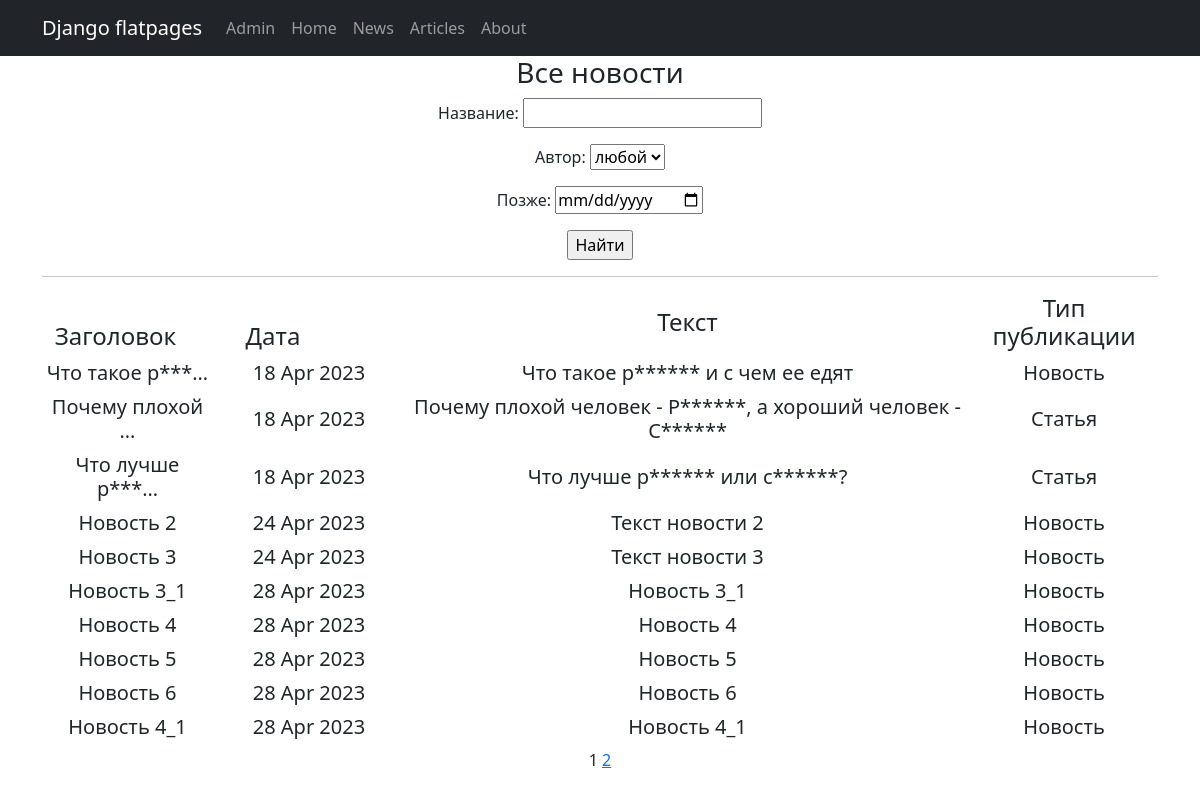
The page / on the database its author committed.
### news/models.py (models this page shows, shortened)
class Post(models.Model):
    author = models.ForeignKey(Author, on_delete=models.CASCADE)
    news_or_article = models.BooleanField(default=True)  # True - Новость, False - Статья
    datetime = models.DateTimeField(auto_now_add=True)
    category = models.ManyToManyField(Category, through='PostCategory')
    heading = models.CharField(max_length=255)
    text = models.TextField()
    rating = models.IntegerField(default=0)

### news/views.py (the view)
# urls.py: path('', PostsList.as_view(), name='post_list'),
class PostsList(ListView):
    model = Post
    ordering = 'datetime'
    template_name = 'posts.html'
    context_object_name = 'posts'
    paginate_by = 10
    def get_queryset(self):
        queryset = super().get_queryset()
        self.filterset = PostFilter(self.request.GET, queryset)
        return self.filterset.qs
    def get_context_data(self, **kwargs):
        context = super().get_context_data(**kwargs)
        context['time_now'] = datetime.utcnow()
        context['article'] = 'Статья'
        context['new'] = 'Новость'
        context['filterset'] = self.filterset
        if self.request.path == '/articles/':
            context['news_articles'] = False
        elif self.request.path == '/news/':
            context['news_articles'] = True
        else:
            context['news_articles'] = None
        return context

### news/models.py (called while the page is built)
    def __str__(self):
        return f'{self.user.username.title()}'

### news/templatetags/custom_filters.py (called while the page is built)
@register.filter()
def censor(value):
    if not (isinstance(value, str)):
        return f"{value} is not str"
    words = ''
    for word in value.split():
        slovo = word.lower() if word.lower()[-1].isalpha() else word.lower()[:-1]
        if slovo in CENSOR_SYMBOLS:
            znak = '' if word.lower()[-1].isalpha() else word[-1]
            words += word[:1] + CENSOR_SYMBOLS[slovo] + znak + ' '
        else:
            words += word + ' '
    return words[:-1]

### news/templatetags/custom_tags.py (called while the page is built)
@register.simple_tag(takes_context=True)
def url_replace(context, **kwargs):
   d = context['request'].GET.copy()
   for k, v in kwargs.items():
       d[k] = v
   return d.urlencode()

### templates/posts.html (shortened to what this page needs)
{% extends 'flatpages/default.html' %}
{% load custom_filters %}
{% load custom_tags %}
{% block content %}
   {% if news_articles == False %}
       <h3>Статьи</h3>
   {% elif news_articles == True %}
       <h3>Новости</h3>
   {% else %}
       <h3>Все новости</h3>
   {% endif %}
   <form action="" method="get">
       {{ filterset.form.as_p }}
       <input type="submit" value="Найти" />
   </form>
   <hr>
   {% if posts %}
       <table>
           <tr>
               <td><h4>&emsp;Заголовок&emsp;</h4></td>
               <td><h4>&emsp;&emsp;&emsp;Дата&emsp;&emsp;&emsp;</h4></td>
               <td><h4>Текст</h4></td>
               <td><h4>Тип публикации</h4></td>
           </tr>
           {% for post in posts %}
           <tr>
               {% if news_articles == True %}
                   {% if post.news_or_article %}
                       <td><h5>{{ post.heading|censor|truncatechars:15 }}</h5></td>
                       <td><h5>{{ post.datetime|date:'d M Y' }}</h5></td>
                       <td><h5>{{ post.text|censor|truncatewords:20 }}</h5></td>
                       <td><h5>{{ new }}</h5></td>
                   {% endif %}
               {% else %}
                   <td><h5>{{ post.heading|censor|truncatechars:15 }}</h5></td>
                   <td><h5>{{ post.datetime|date:'d M Y' }}</h5></td>
                   <td><h5>{{ post.text|censor|truncatewords:20 }}</h5></td>
                   {% if post.news_or_article %}
                       <td><h5>{{ new }}</h5></td>
                   {% else %}
                       <td><h5>{{ article }}</h5></td>
                   {% endif %}
               {% endif %}
           </tr>
           {% endfor %}
       </table>
   {% else %}
       <h2>Новостей нет!</h2>
   {% endif %}
   {{ page_obj.number }}
   {% if page_obj.has_next %}
       <a href="?{% url_replace page=page_obj.next_page_number %}">{{ page_obj.next_page_number }}</a>
   {% endif %}
{% endblock content %}

### rows shown on the page
Post: heading|censor "Что такое р***…", datetime "18 Apr 2023", text|censor "Что такое р****** и с чем ее едят", new "Новость"
Post: heading|censor "Почему плохой …", datetime "18 Apr 2023", text|censor "Почему плохой человек - Р******, а хороший человек - С******", article "Статья"
Post: heading|censor "Что лучше р***…", datetime "18 Apr 2023", text|censor "Что лучше р****** или с******?", article "Статья"
Post: heading|censor "Новость 2", datetime "24 Apr 2023", text|censor "Текст новости 2", new "Новость"
Post: heading|censor "Новость 3", datetime "24 Apr 2023", text|censor "Текст новости 3", new "Новость"
Post: heading|censor "Новость 3_1", datetime "28 Apr 2023", text|censor "Новость 3_1", new "Новость"
Post: heading|censor "Новость 4", datetime "28 Apr 2023", text|censor "Новость 4", new "Новость"
Post: heading|censor "Новость 5", datetime "28 Apr 2023", text|censor "Новость 5", new "Новость"
Post: heading|censor "Новость 6", datetime "28 Apr 2023", text|censor "Новость 6", new "Новость"
Post: heading|censor "Новость 4_1", datetime "28 Apr 2023", text|censor "Новость 4_1", new "Новость"

### other values the page prints
{{ page_obj.number }} "1"
{{ page_obj.next_page_number }} "2"
